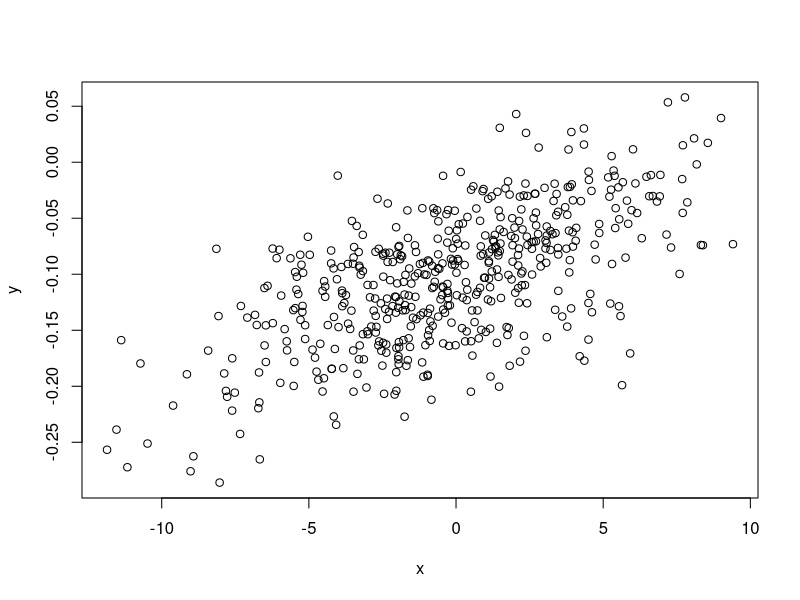

Reproduce this figure in R. (Note: this script raises an error after producing the figure.)
n <- 500
x <- rnorm(n, sd = 4)
y <- -0.1 + 0.01 * x + rnorm(n, sd = 0.05)
plot(x, y)
a <- lm(y ~ x)
beta <- matrix(a$coef, ncol = 1)
loglik <- sum(log(dnorm(y, mean = beta[1, ] + as.matrix(x) %*% beta[2: nrow(beta), ], sd = sd(a$res))))
emout <- list(beta = beta, sigma = sd(a$res), lambda = 1, loglik = loglik)
summary(a)$coefficients[,4]
BIC(a)

bic_log = c(BIC(a))
lowest_bic = BIC(a)
best_model <- emout
# for (i in 2:5) {
emout1 <- regmixEM(y , x, k = 2)
current_bic <- -2 * emout1$loglik + log(n) * (p(emout)) / 2
    # if (current_bic < lowest_bic) {
    #     lowest_bic <- current_bic
    #     best_model <- emout1
    # }
    # bic_log <- c(bic_log, current_bic)
# }
plot(bic_log, type = 'b')
